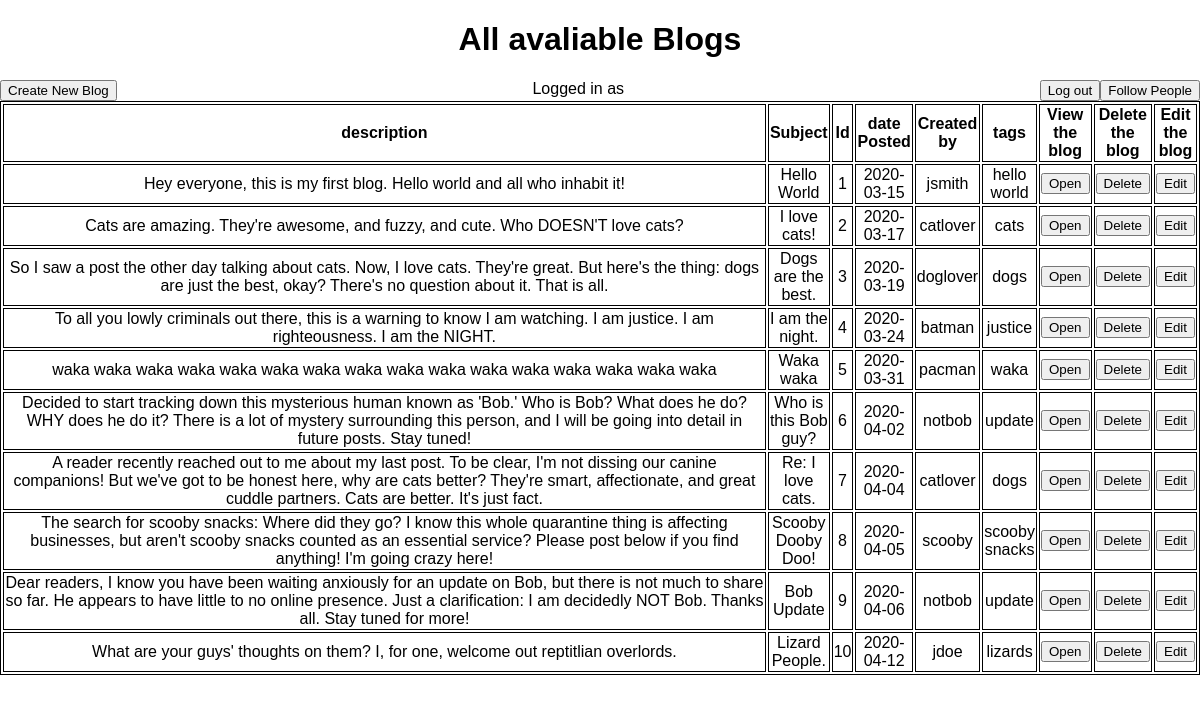
The page /Show.php on the database its author committed.
### tables this page shows
CREATE TABLE `blogs` (
  `blogid` int(10) unsigned NOT NULL AUTO_INCREMENT,
  `subject` varchar(50) DEFAULT NULL,
  `description` varchar(250) DEFAULT NULL,
  `pdate` date DEFAULT NULL,
  `created_by` varchar(45) DEFAULT NULL,
  PRIMARY KEY (`blogid`),
  KEY `FK1_idx` (`description`),
  KEY `FK1` (`created_by`),
  CONSTRAINT `FK1` FOREIGN KEY (`created_by`) REFERENCES `users` (`username`)
);

CREATE TABLE `blogstags` (
  `blogid` int(10) unsigned NOT NULL,
  `tag` varchar(20) NOT NULL,
  PRIMARY KEY (`blogid`,`tag`),
  CONSTRAINT `blogstags_ibfk_1` FOREIGN KEY (`blogid`) REFERENCES `blogs` (`blogid`)
);

### Show.php (the view, shortened to what this page needs)
<?php
$servername = "localhost";
$username = "comp440";
$password = "pass1234";
$database="comp440";
$makeConnection = new mysqli($servername,$username,$password,$database);
$name="";
$Display = $makeConnection->prepare("SELECT * FROM blogs");
$Display->execute();
$result = $Display->get_result();
 ?>
<!DOCTYPE html>
<html lang="en">
<head>
    <link href="style.css" rel="stylesheet" type="text/css">
</head>
<body>
    <header>
        <h1>All avaliable Blogs</h1>
        <a href="PostBlog.php" style="float: left"><button> Create New Blog</button></a>
        <?php
        echo "Logged in as " .$_SESSION['UserName'];
        ?>
        <a href="follow.php" style="float: right"><button> Follow People</button></a>
        <a href="Login.php" style="float: right"><button> Log out</button></a>
    </header>
    <table>
        <tr>
            <th>description</th>
            <th>Subject</th>
            <th>Id</th>
            <th>date Posted</th>
            <th>Created by</th>
            <th>tags</th>
            <th>View the blog</th>
            <th>Delete the blog</th>
            <th>Edit the blog</th>
        </tr>
    <?php
    while ($row = $result->fetch_assoc()) {
        if($row["blogid"] != "" and $row["description"] !="" and $row["subject"] != "" and $row["pdate"] != "" and $row["created_by"] != "")
        {
        ?>
            <tr>
                <td><?php echo "" . $row["description"];?></td>
                <td><?php echo "" . $row["subject"];?></td>
                <td><?php echo "" . $row["blogid"];?></td>
                <td><?php echo "" . $row["pdate"];?></td>
                <td><?php echo "" . $row["created_by"];?></td>
                <?php
                $DisplayTags = $makeConnection->prepare("SELECT * FROM blogstags where blogid=?");
                $DisplayTags->bind_param("s", $_SESSION['BLOGid']);
                $DisplayTags->execute();
                $result1 = $DisplayTags->get_result();
while ($row1 = $result1->fetch_assoc()) {
    $name= $row1["tag"];
}
                ?>
                <td><?php echo $name;?></td>
                <td> <a href="Open.php?id=<?php echo $row['blogid']; ?>&created=<?php echo $row['created_by'];?>&dateP=<?php echo $row['pdate'];?>&Descript=<?php echo $row['description'];?>&subject=<?php echo $row['subject']; ?>" style="float: right"><button>Open</button></a>
                </td>
                <td> <a href="Delete.php?id=<?php echo $row['blogid']; ?>&created=<?php echo $row['created_by'];?>&dateP=<?php echo $row['pdate'];?>&Descript=<?php echo $row['description'];?>&subject=<?php echo $row['subject']; ?>" style="float: right"><button>Delete</button></a>
                </td>
                <td> <a href="Edit.php?id=<?php echo $row['blogid']; ?>&created=<?php echo $row['created_by'];?>&dateP=<?php echo $row['pdate'];?>&Descript=<?php echo $row['description'];?>&subject=<?php echo $row['subject']; ?>" style="float: right"><button>Edit</button></a>
                </td>
            </tr>
      <?php
    }
}
    ?>
    </table>
</body>
</html>

### style.css (style rules this page uses)
body { margin: 0; padding: 0; background-size: cover; background-position: center; font-family: sans-serif; text-align: center; }

### Show.php (style rules this page uses)
table, th, td { border:1px solid black; width: 100%; }

### rows shown on the page
blogs: description "Hey everyone, this is my first blog. Hello world and all who inhabit it!", subject "Hello World", blogid "1", pdate "2020-03-15", created_by "jsmith", blogstags.tag "hello world"
blogs: description "Cats are amazing. They're awesome, and fuzzy, and cute. Who DOESN'T love cats?", subject "I love cats!", blogid "2", pdate "2020-03-17", created_by "catlover", blogstags.tag "cats"
blogs: description "So I saw a post the other day talking about cats. Now, I love cats. They're great. But here's the thing: dogs are just the best, okay? There's no question about it. That is all.", subject "Dogs are the best.", blogid "3", pdate "2020-03-19", created_by "doglover", blogstags.tag "dogs"
blogs: description "To all you lowly criminals out there, this is a warning to know I am watching. I am justice. I am righteousness. I am the NIGHT.", subject "I am the night.", blogid "4", pdate "2020-03-24", created_by "batman", blogstags.tag "justice"
blogs: description "waka waka waka waka waka waka waka waka waka waka waka waka waka waka waka waka", subject "Waka waka", blogid "5", pdate "2020-03-31", created_by "pacman", blogstags.tag "waka"
blogs: description "Decided to start tracking down this mysterious human known as 'Bob.' Who is Bob? What does he do? WHY does he do it? There is a lot of mystery surrounding this person, and I will be going into detail in future posts. Stay tuned!", subject "Who is this Bob guy?", blogid "6", pdate "2020-04-02", created_by "notbob", blogstags.tag "update"
blogs: description "A reader recently reached out to me about my last post. To be clear, I'm not dissing our canine companions! But we've got to be honest here, why are cats better? They're smart, affectionate, and great cuddle partners. Cats are better. It's just fact.", subject "Re: I love cats.", blogid "7", pdate "2020-04-04", created_by "catlover", blogstags.tag "dogs"
blogs: description "The search for scooby snacks: Where did they go? I know this whole quarantine thing is affecting businesses, but aren't scooby snacks counted as an essential service? Please post below if you find anything! I'm going crazy here!", subject "Scooby Dooby Doo!", blogid "8", pdate "2020-04-05", created_by "scooby", blogstags.tag "scooby snacks"
blogs: description "Dear readers, I know you have been waiting anxiously for an update on Bob, but there is not much to share so far. He appears to have little to no online presence. Just a clarification: I am decidedly NOT Bob. Thanks all. Stay tuned for more!", subject "Bob Update", blogid "9", pdate "2020-04-06", created_by "notbob", blogstags.tag "update"
blogs: description "What are your guys' thoughts on them? I, for one, welcome out reptitlian overlords.", subject "Lizard People.", blogid "10", pdate "2020-04-12", created_by "jdoe", blogstags.tag "lizards"
